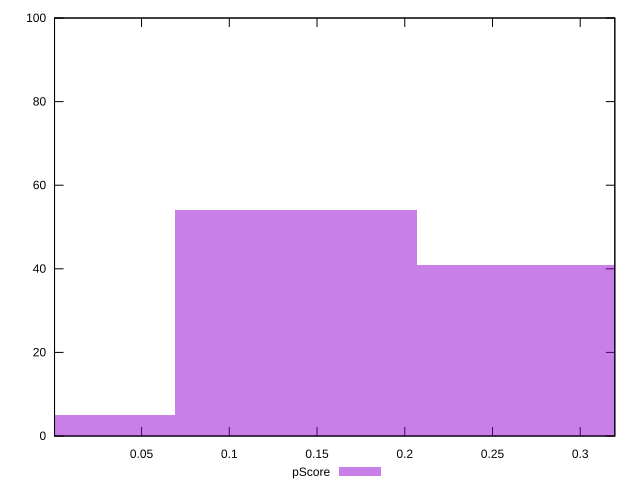

Here is the gnuplot script that generated this plot:
reset

$pScore <<EOF
0.13809924895776457 54
0.27619849791552914 41
0 5
EOF

set key outside below
set boxwidth 0.13809924895776457
set xrange [0.00041174016042982986:0.319716449543526]
set yrange [0:100]
set trange [0:100]
set style fill transparent solid 0.5 noborder
set terminal svg size 640, 490 enhanced background rgb 'white'
set output "reprap/speed-index/samples/pages+cached+noexternal/pScore/histogram.svg"

plot $pScore title "pScore" with boxes

reset
